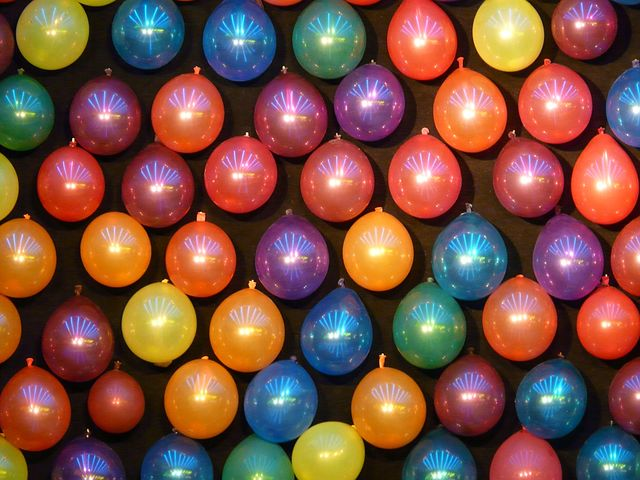
#> input picture dotdetection/baloons.jpg, 640 x 480 px
$ python dotwork.py
#> lines starting #> are read from the running program, lines starting #| are printed output that depends on the picture
import cv2
import numpy as np
img = cv2.imread('baloons.jpg',0)
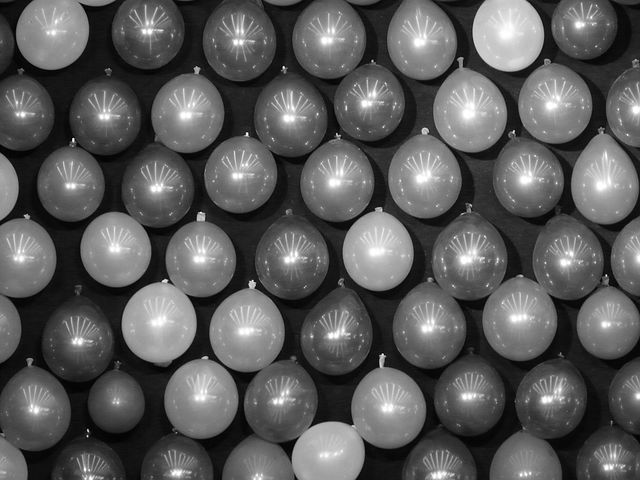
#> img: shape (480, 640); min 0, max 255, mean 89.5
img = cv2.medianBlur(img,5)
cimg = cv2.cvtColor(img,cv2.COLOR_GRAY2BGR)
circles = cv2.HoughCircles(img,cv2.HOUGH_GRADIENT,1,20,
                            param1=50,param2=30,minRadius=25,maxRadius=45)
#> circles = 42 rows, first 8: [554.5, 105.5, 37.7], [329.5, 181.5, 44.4], [424.5, 180.5, 36.6], [238.5, 173.5, 38.6], [364.5, 101.5, 40], [508.5, 35.5, 35.5], [370.5, 252.5, 42.2], [291.5, 262.5, 36.6]
circles = np.uint16(np.around(circles))
#> circles = 42 rows, first 8: [554, 106, 38], [330, 182, 44], [424, 180, 37], [238, 174, 39], [364, 102, 40], [508, 36, 36], [370, 252, 42], [292, 262, 37]
c=0
for i in circles[0,:]:
    c+=1
    # draw the outer circle
    cv2.circle(cimg,(i[0],i[1]),i[2],(0,255,0),2)
    # draw the center of the circle
    cv2.circle(cimg,(i[0],i[1]),2,(0,0,255),3)
#> this loop made 42 passes
#> i on passes 1 to 12: [554, 106, 38], [330, 182, 44], [424, 180, 37], [238, 174, 39], [364, 102, 40], [508, 36, 36], [370, 252, 42], [292, 262, 37], [156, 190, 38], [520, 324, 37], [204, 398, 40], [32, 412, 39]
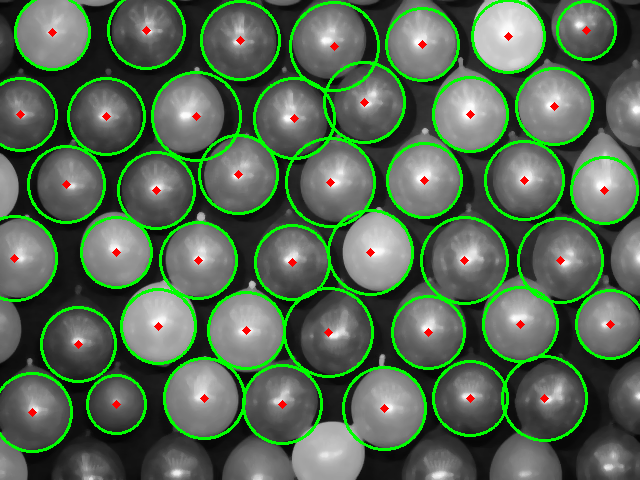
#> cimg: shape (480, 640, 3); mean B, G, R 81.8, 105.7, 83.3
#> after the loop, c = 42
print("no of baloons:"+str(c))
#| no of baloons:42
cv2.imshow('detected circles',cimg)
cv2.waitKey(0)
cv2.destroyAllWindows()

$ run again, with dotdetection/baloontest.jpg copied over dotdetection/baloons.jpg
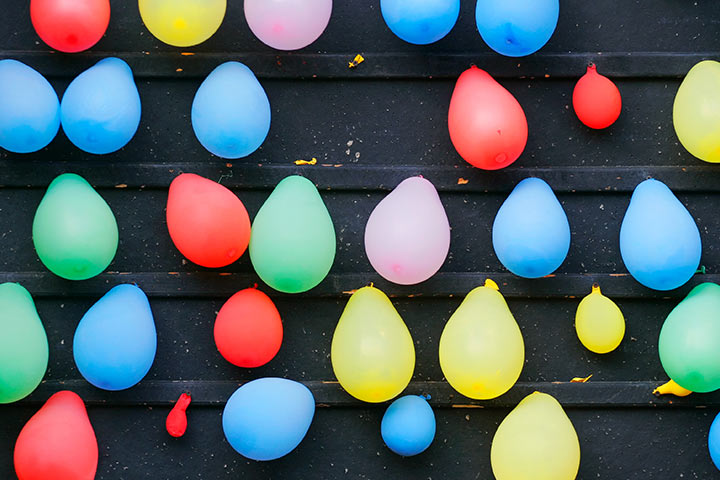
#> input picture dotdetection/baloontest.jpg, 720 x 480 px
#> `img = cv2.imread('baloons.jpg',0)`:
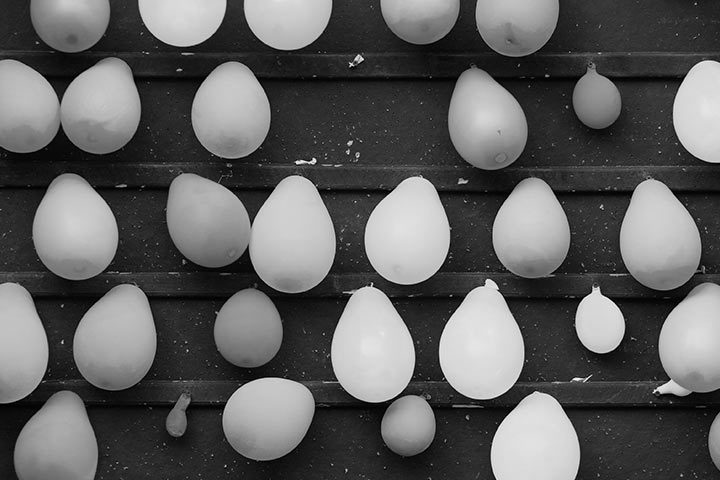
#> img: shape (480, 720); min 0, max 253, mean 95
#> `circles = cv2.HoughCircles(img,cv2.HOUGH_GRADIENT,1,20, param1=50,para..`: circles = 19 rows, first 8: [406.5, 241.5, 42.2], [182.5, 1.5, 44.4], [515.5, 16.5, 40], [263.5, 415.5, 44.4], [212.5, 224.5, 42.2], [488.5, 130.5, 38.8], [374.5, 359.5, 42.2], [287.5, 5.5, 43.2]
#> `circles = np.uint16(np.around(circles))`: circles = 19 rows, first 8: [406, 242, 42], [182, 2, 44], [516, 16, 40], [264, 416, 44], [212, 224, 42], [488, 130, 39], [374, 360, 42], [288, 6, 43]
#> the loop `for i in circles[0,:]:` made 19 passes
#> after the loop `for i in circles[0,:]:`:
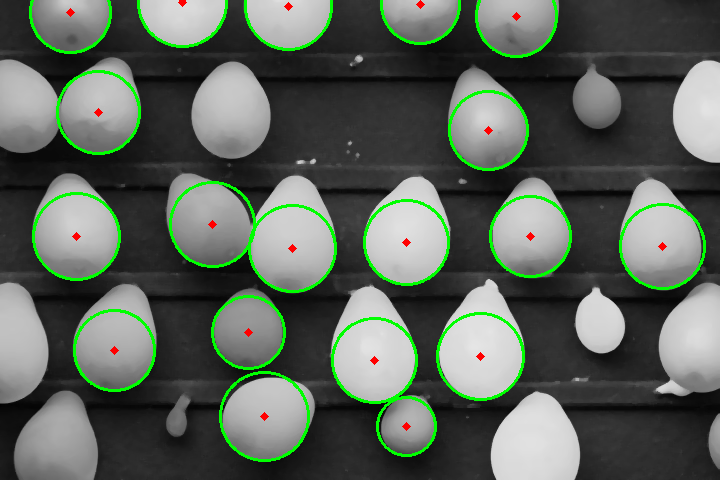
#> cimg: shape (480, 720, 3); mean B, G, R 90.1, 99.6, 90.7
#> after the loop `for i in circles[0,:]:`: c = 19
#| no of baloons:19
